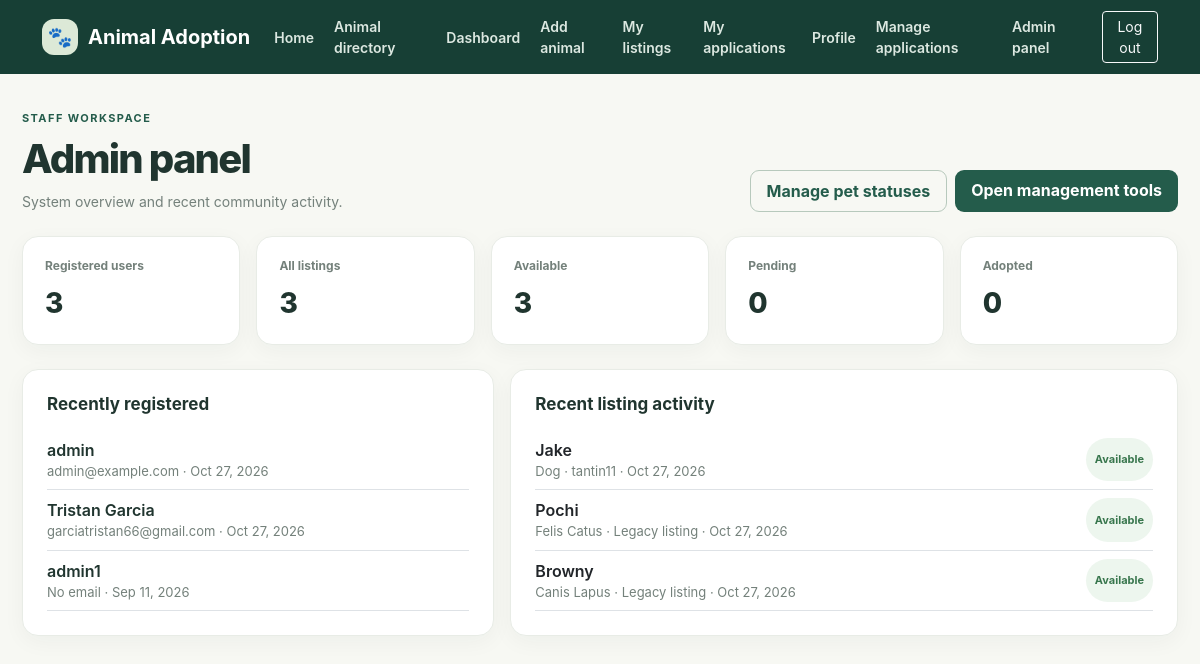
The page /admin-dashboard/ (signed in) on the database its author committed.
### Tristan_app/models.py (models this page shows, shortened)
class Pet(models.Model):
    STATUS_AVAILABLE = 'Available'
    STATUS_PENDING = 'Pending'
    STATUS_ADOPTED = 'Adopted'
    STATUS_LEGACY = 'Not Available'
    STATUS_CHOICES = [
        (STATUS_AVAILABLE, 'Available'),
        (STATUS_PENDING, 'Pending'),
        (STATUS_ADOPTED, 'Adopted'),
        (STATUS_LEGACY, 'Not Available (legacy)'),
    ]
    SEX_CHOICES = [
        ('Female', 'Female'),
        ('Male', 'Male'),
        ('Unknown', 'Unknown'),
    ]
    pet_id = models.AutoField(primary_key=True)
    pet_name = models.CharField(max_length=100)
    species = models.CharField(max_length=100, db_index=True)
    breed = models.CharField(max_length=100)
    adoption_status = models.CharField(
        max_length=20, choices=STATUS_CHOICES, default=STATUS_AVAILABLE, db_index=True,
    )
    owner_name = models.CharField(max_length=100, blank=True, default='')
    owner = models.ForeignKey(
        settings.AUTH_USER_MODEL,
        on_delete=models.SET_NULL,
        related_name='animal_listings',
        null=True,
        blank=True,
    )
    age = models.PositiveSmallIntegerField(null=True, blank=True)
    sex = models.CharField(max_length=10, choices=SEX_CHOICES, blank=True)
    description = models.TextField(blank=True)
    health_info = models.TextField(blank=True)
    location = models.CharField(max_length=120, blank=True, db_index=True)
    image = models.FileField(
        upload_to=animal_image_path,
        blank=True,
        validators=[validate_animal_image],
    )
    created_at = models.DateTimeField(default=timezone.now, editable=False)
    updated_at = models.DateTimeField(default=timezone.now, editable=False)

### Tristan_app/views.py (the view)
# urls.py: path('admin-dashboard/', views.admin_dashboard, name='admin_dashboard'),
@login_required
@user_passes_test(lambda user: user.is_staff)
def admin_dashboard(request):
    animals = Pet.objects.all()
    User = get_user_model()
    context = {
        'user_count': User.objects.count(),
        'animal_count': animals.count(),
        'available_count': animals.filter(adoption_status=Pet.STATUS_AVAILABLE).count(),
        'pending_count': animals.filter(adoption_status=Pet.STATUS_PENDING).count(),
        'adopted_count': animals.filter(adoption_status=Pet.STATUS_ADOPTED).count(),
        'recent_users': User.objects.order_by('-date_joined')[:6],
        'recent_animals': animals.select_related('owner').order_by('-updated_at')[:8],
    }
    return render(request, 'PetApp/admin_dashboard.html', context)

### Tristan_app/templates/PetApp/admin_dashboard.html (shortened to what this page needs)
{% extends "PetApp/base.html" %}
{% block content %}
<header class="d-flex flex-wrap justify-content-between align-items-end gap-3 mb-4"><div><div class="eyebrow">Staff workspace</div><h1 class="page-title">Admin panel</h1><p class="page-subtitle">System overview and recent community activity.</p></div><div class="d-flex gap-2"><a class="btn btn-outline-green px-3 py-2" href="{% url 'admin_manage_animals' %}">Manage pet statuses</a><a class="btn btn-green px-3 py-2" href="{% url 'admin:index' %}">Open management tools</a></div></header>
<div class="row g-3 mb-4">
    <div class="col-6 col-lg"><div class="stat-card"><div class="stat-label">Registered users</div><div class="stat-value">{{ user_count }}</div></div></div>
    <div class="col-6 col-lg"><div class="stat-card"><div class="stat-label">All listings</div><div class="stat-value">{{ animal_count }}</div></div></div>
    <div class="col-6 col-lg"><div class="stat-card"><div class="stat-label">Available</div><div class="stat-value">{{ available_count }}</div></div></div>
    <div class="col-6 col-lg"><div class="stat-card"><div class="stat-label">Pending</div><div class="stat-value">{{ pending_count }}</div></div></div>
    <div class="col-6 col-lg"><div class="stat-card"><div class="stat-label">Adopted</div><div class="stat-value">{{ adopted_count }}</div></div></div>
</div>
<div class="row g-3">
    <section class="col-lg-5"><div class="panel p-4 h-100"><h2 class="section-title mb-3">Recently registered</h2>
        {% for account in recent_users %}<div class="py-2 border-bottom"><div class="fw-semibold">{{ account.get_full_name|default:account.username }}</div><div class="animal-meta">{{ account.email|default:"No email" }} · {{ account.date_joined|date:"M j, Y" }}</div></div>
        {% empty %}<p class="animal-meta">No registered users yet.</p>{% endfor %}
    </div></section>
    <section class="col-lg-7"><div class="panel p-4 h-100"><h2 class="section-title mb-3">Recent listing activity</h2>
        {% for animal in recent_animals %}<div class="d-flex justify-content-between gap-3 py-2 border-bottom"><div><a class="fw-semibold text-dark text-decoration-none" href="{% url 'animal_detail' animal.pet_id %}">{{ animal.pet_name }}</a><div class="animal-meta">{{ animal.species }} · {{ animal.owner.username|default:"Legacy listing" }} · {{ animal.updated_at|date:"M j, Y" }}</div></div><span class="status">{{ animal.adoption_status }}</span></div>
        {% empty %}<p class="animal-meta">No listings yet.</p>{% endfor %}
    </div></section>
</div>
{% endblock %}

### Tristan_app/templates/PetApp/base.html (style rules this page uses)
:root { --ink:#20352f; --muted:#74817b; --green:#245c4b; --forest:#173f35; --cream:#f7f8f3; --line:#e8ece6; --sage:#dce9d7; }
body { min-height:100vh; background:var(--cream); color:var(--ink); font-family:Inter,ui-sans-serif,system-ui,-apple-system,"Segoe UI",sans-serif; }
.eyebrow { margin-bottom:8px; color:var(--green); font-size:11px; font-weight:750; letter-spacing:.13em; text-transform:uppercase; }
.page-title { margin:0; color:var(--ink); font-size:clamp(28px,4vw,40px); font-weight:760; letter-spacing:-.045em; }
.page-subtitle { margin:8px 0 0; color:var(--muted); font-size:14px; }
.panel,.stat-card,.animal-card { border:1px solid var(--line); border-radius:16px; background:#fff; box-shadow:0 6px 22px rgba(27,55,43,.045); }
.stat-card { height:100%; padding:20px 22px; }
.stat-label { color:var(--muted); font-size:12px; font-weight:650; }
.stat-value { margin-top:7px; color:var(--ink); font-size:28px; font-weight:760; letter-spacing:-.04em; }
.btn-green { border:0; border-radius:9px; background:var(--green); color:#fff; font-weight:700; }
.btn-outline-green { border:1px solid #b7c9bc; border-radius:9px; color:var(--green); font-weight:650; }
.animal-meta { color:var(--muted); font-size:13px; }
.status { display:inline-flex; align-items:center; padding:5px 9px; border-radius:99px; background:#edf6ee; color:#38764d; font-size:11px; font-weight:750; }
.section-title { margin:0; font-size:17px; font-weight:740; }

### rows shown on the page
Pet: pet_name "Jake", species "Dog", owner.username "tantin11", updated_at "Oct 27, 2026", adoption_status "Available"
Pet: pet_name "Pochi", species "Felis Catus", owner.username "Legacy listing", updated_at "Oct 27, 2026", adoption_status "Available"
Pet: pet_name "Browny", species "Canis Lapus", owner.username "Legacy listing", updated_at "Oct 27, 2026", adoption_status "Available"

### other values the page prints
{{ user_count }} "3"
{{ animal_count }} "3"
{{ available_count }} "3"
{{ pending_count }} "0"
{{ adopted_count }} "0"
{{ account.get_full_name|default:account.username }} "admin"
{{ account.email|default:"No email" }} "admin@example.com"
{{ account.date_joined|date:"M j, Y" }} "Oct 27, 2026"
{{ account.get_full_name|default:account.username }} "Tristan Garcia"
{{ account.email|default:"No email" }} "garciatristan66@gmail.com"
{{ account.get_full_name|default:account.username }} "admin1"
{{ account.email|default:"No email" }} "No email"
{{ account.date_joined|date:"M j, Y" }} "Sep 11, 2026"
